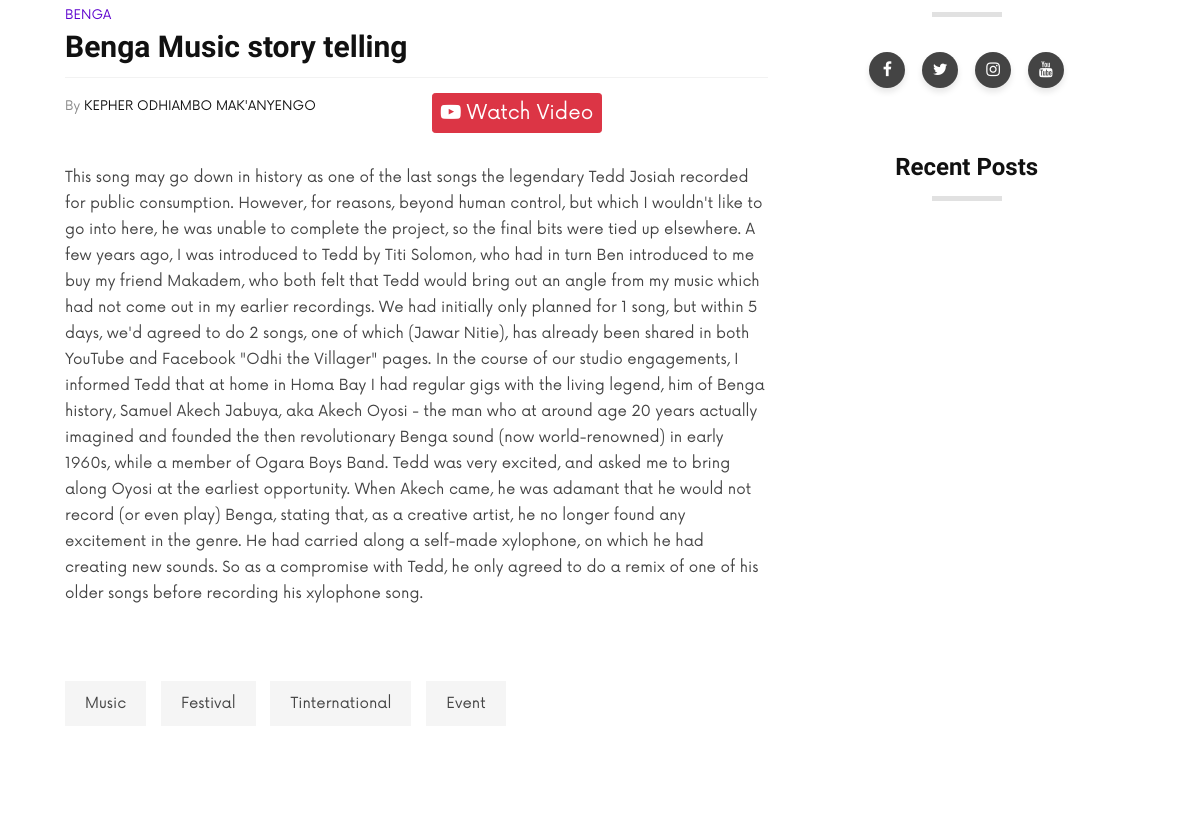
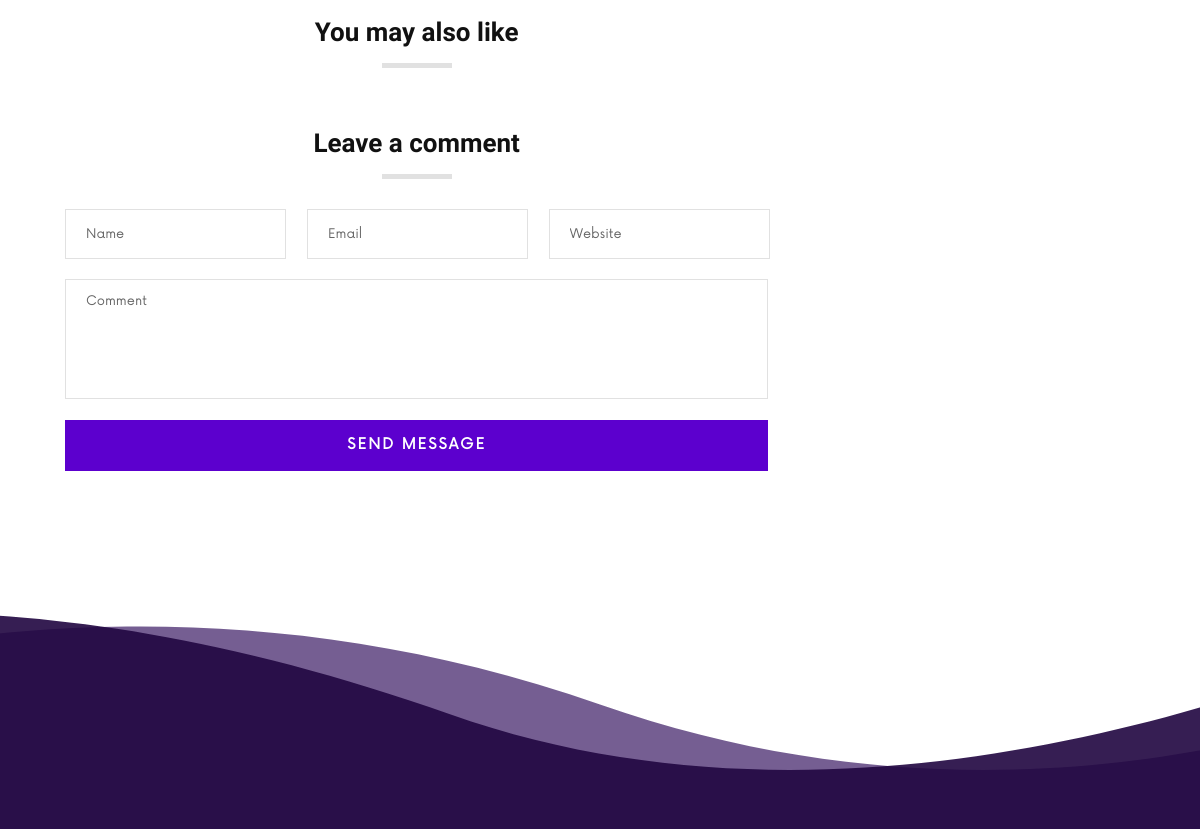
Page /blogdetail/1 (middle part) on the earlier database version (2 pictures, top to bottom).
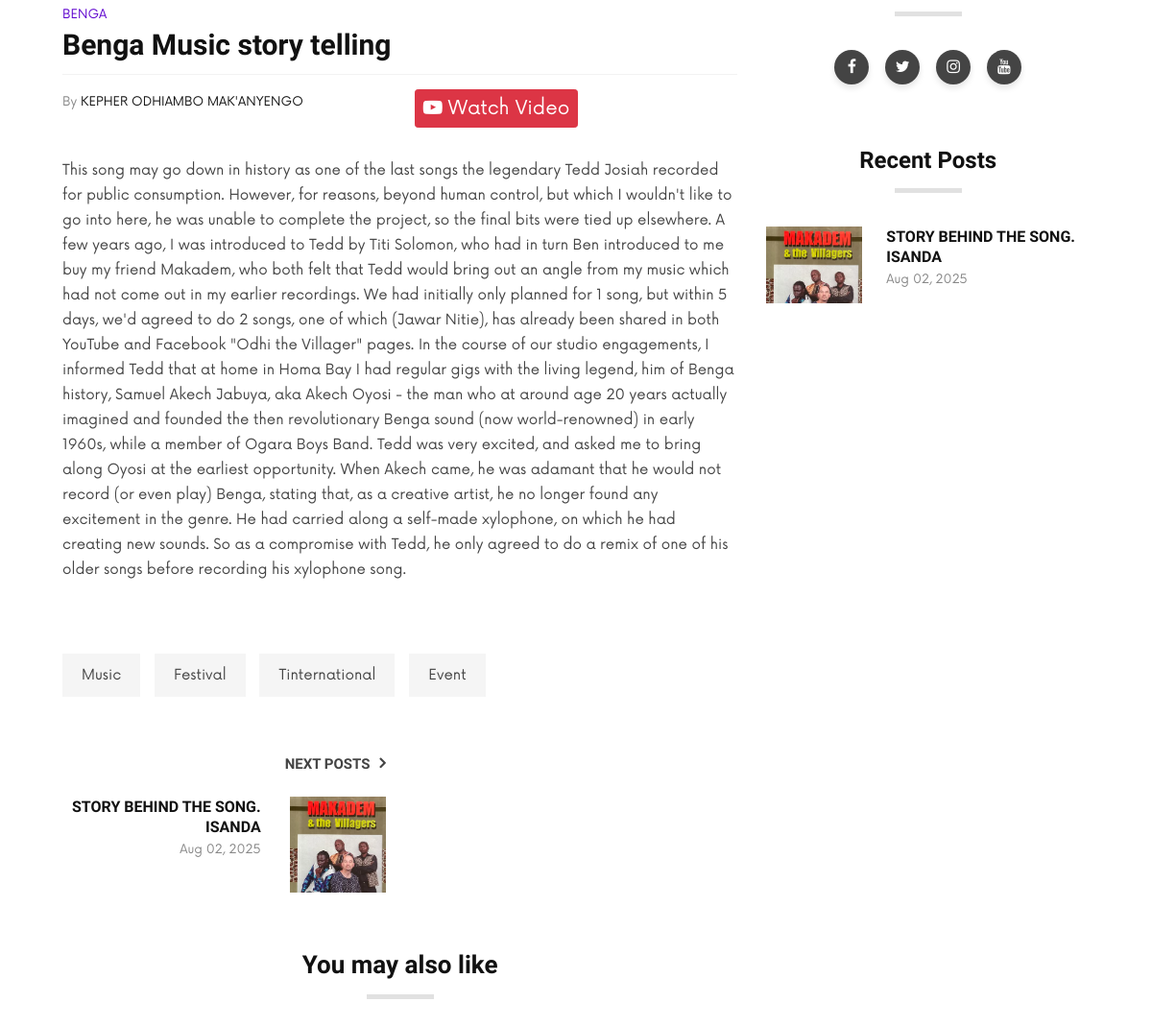
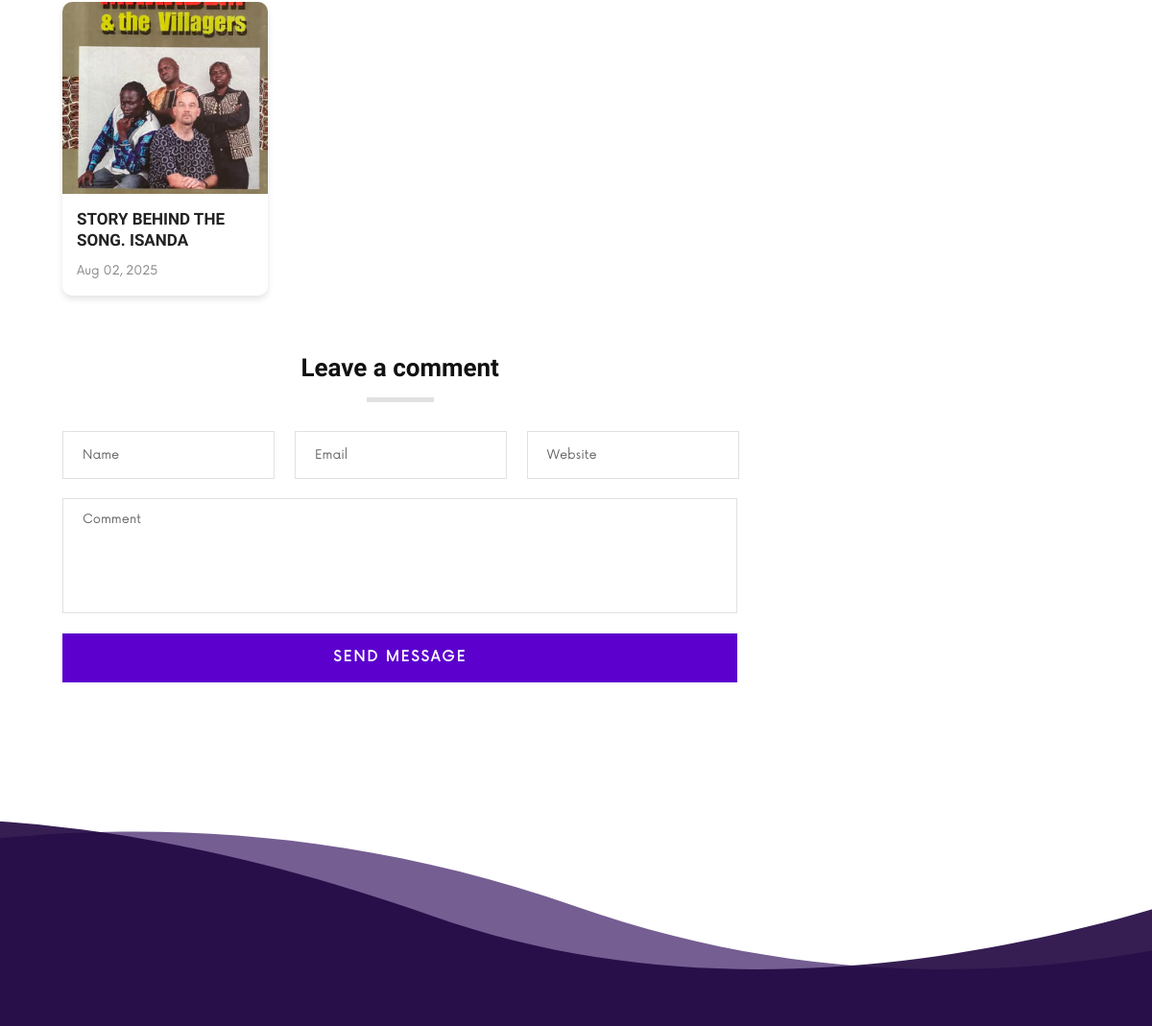
Same page on the later database version (2 pictures, top to bottom).
### odhi/models.py (models this page shows, shortened)
class Blogs(models.Model):
    blog_image = models.ImageField(upload_to='blog_images/', blank=True, null=True)
    category = models.CharField(max_length=100, blank=True, null=True)
    title = models.CharField(max_length=255)
    content = RichTextField()  # Using CKEditor for rich text editing
    author = models.CharField(max_length=100 , default="Kepher Odhiambo Mak'Anyengo")
    created_at = models.DateTimeField(default=timezone.now)
    link = models.URLField(max_length=200, blank=True, null=True)
    class Meta:
        ordering = ['-created_at']
        verbose_name = "Blog"
        verbose_name_plural = "Blogs"

### odhi/views.py (the view)
# urls.py: path("blogdetail/<blog_id>", views.blogdetail, name="blogdetail"),
def blogdetail(request, blog_id):
    blog = Blogs.objects.get(id=blog_id)
    recent_blogs = Blogs.objects.all().exclude(id=blog_id).order_by('-created_at')[:4]  # Get the 4 most recent blogs
    previous_blog = Blogs.objects.filter(id__lt=blog_id).order_by('-id').first()
    next_blog = Blogs.objects.filter(id__gt=blog_id).order_by('id').first()
    return render(request, "blogdetail.html", {
        'blog': blog,
        'recent_blogs': recent_blogs,
        'previous_blog': previous_blog,
        'next_blog': next_blog
    })

### odhi/forms.py
class NewsletterForm(forms.ModelForm):
    class Meta:
        model = NewsletterSubscriber
        fields = ['name', 'email']

### odhi/context_processors.py (called while the page is built)
def general_info(request):
    info = Generalinfo.objects.first()  # Assumes only one Generalinfo object
    return {'general_info': info}

def newsletter_form(request):
    return {'newsletter_form': NewsletterForm()}

### templates/blogdetail.html (shortened to what the changed rows need)
{% extends "assests/main.html" %}
{% load static %}
{% block content %}
<section class="blog-details spad">
    <div class="container">
        <div class="row">
            <div class="col-lg-8">
                <div class="blog__details__content">
                    <div class="blog__details__option">
                        <div class="row">
                            {% if next_blog %}
                            <div class="col-lg-6 col-md-6 col-sm-6">
                                <a href="{% url 'blogdetail' blog_id=next_blog.id %}" class="blog__option__btn blog__option__btn--next">
                                    <h6 class="option__btn__name">Next posts <i class="fa fa-angle-right"></i></h6>
                                    <div class="blog__option__btn__item">
                                        <div class="blog__option__btn__pic">
                                            <img src="{{ next_blog.blog_image.url }}" alt="{{ next_blog.title }}">
                                        </div>
                                        <div class="blog__option__btn__text">
                                            <h6>{{ next_blog.title|truncatewords:6 }}</h6>
                                            <span>{{ next_blog.created_at|date:"M d, Y" }}</span>
                                        </div>
                                    </div>
                                </a>
                            </div>
                            {% endif %}
                        </div>
                    </div>
                    <div class="blog__details__services">
                        <div class="row">
                            {% for blog in recent_blogs %}
                            <div class="col-lg-4 col-md-6 col-sm-6">
                                <div class="blog__details__services__item">
                                    <div class="blog__details__services__item__pic">
                                        <img src="{{ blog.blog_image.url }}" alt="{{ blog.title }}">
                                    </div>
                                    <div class="blog__details__services__item__text">
                                        <h6>
                                            <a href="{% url 'blogdetail' blog_id=blog.id %}">
                                                {{ blog.title|truncatechars:40 }}
                                            </a>
                                        </h6>
                                        <span>{{ blog.created_at|date:"M d, Y" }}</span>
                                    </div>
                                </div>
                            </div>
                            {% endfor %}
                        </div>
                    </div>
                </div>
            </div>
            <div class="col-lg-4">
                <div class="blog__sidebar">
                    <div class="blog__sidebar__item">
                        {% for blog in recent_blogs %}
                        <a href="{% url 'blogdetail' blog_id=blog.id %}" class="recent__item">
                            <div class="recent__item__pic">
                                {% if blog.blog_image %}
                                <img src="{{ blog.blog_image.url }}" alt="{{ blog.title }}">
                                {% else %}
                                <img src="{% static 'img/blog/default.png' %}" alt="No Image">
                                {% endif %}
                            </div>
                            <div class="recent__item__text">
                                <h6>{{ blog.title|truncatewords:10 }}</h6>
                                <span>{{ blog.created_at|date:"M d, Y" }}</span>
                            </div>
                        </a>
                        {% endfor %}
                    </div>
                </div>
            </div>
        </div>
    </div>
</section>
{% endblock %}

Differences in the rows shown:
added Blogs: blog_image (picture), title "STORY BEHIND THE SONG. ISANDA", created_at "Aug 02, 2025"
Other differences:
text now shown: "NEXT POSTS"
